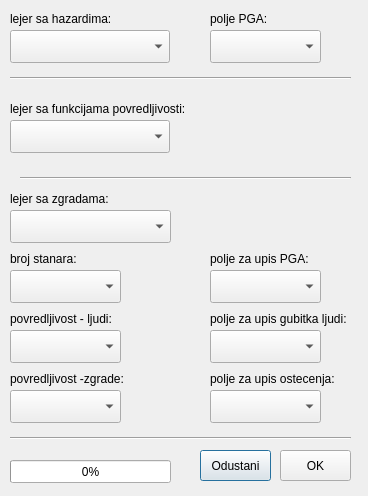
<?xml version="1.0" encoding="UTF-8"?>
<ui version="4.0">
 <class>ZRiskDialogBase</class>
 <widget class="QDialog" name="ZRiskDialogBase">
  <property name="geometry">
   <rect>
    <x>0</x>
    <y>0</y>
    <width>368</width>
    <height>496</height>
   </rect>
  </property>
  <property name="minimumSize">
   <size>
    <width>200</width>
    <height>200</height>
   </size>
  </property>
  <property name="maximumSize">
   <size>
    <width>465</width>
    <height>496</height>
   </size>
  </property>
  <property name="windowTitle">
   <string>ZRisk</string>
  </property>
  <property name="sizeGripEnabled">
   <bool>false</bool>
  </property>
  <property name="modal">
   <bool>false</bool>
  </property>
  <widget class="QgsFieldComboBox" name="mFieldComboBoxHPGA">
   <property name="geometry">
    <rect>
     <x>210</x>
     <y>30</y>
     <width>111</width>
     <height>33</height>
    </rect>
   </property>
  </widget>
  <widget class="QgsMapLayerComboBox" name="mMapLayerComboBoxHazard">
   <property name="geometry">
    <rect>
     <x>10</x>
     <y>30</y>
     <width>160</width>
     <height>33</height>
    </rect>
   </property>
  </widget>
  <widget class="QLabel" name="label_lay_hazard">
   <property name="geometry">
    <rect>
     <x>10</x>
     <y>10</y>
     <width>161</width>
     <height>17</height>
    </rect>
   </property>
   <property name="text">
    <string>lejer sa hazardima:</string>
   </property>
  </widget>
  <widget class="QLabel" name="label_h_PGA">
   <property name="geometry">
    <rect>
     <x>210</x>
     <y>10</y>
     <width>111</width>
     <height>17</height>
    </rect>
   </property>
   <property name="text">
    <string>polje PGA:</string>
   </property>
  </widget>
  <widget class="QgsMapLayerComboBox" name="mMapLayerComboBoxPovredljivost">
   <property name="geometry">
    <rect>
     <x>10</x>
     <y>120</y>
     <width>160</width>
     <height>33</height>
    </rect>
   </property>
  </widget>
  <widget class="QLabel" name="label_lay_CSV">
   <property name="geometry">
    <rect>
     <x>10</x>
     <y>100</y>
     <width>251</width>
     <height>17</height>
    </rect>
   </property>
   <property name="text">
    <string>lejer sa funkcijama povredljivosti:</string>
   </property>
  </widget>
  <widget class="QgsMapLayerComboBox" name="mMapLayerComboBoxZgrade">
   <property name="geometry">
    <rect>
     <x>10</x>
     <y>210</y>
     <width>161</width>
     <height>33</height>
    </rect>
   </property>
  </widget>
  <widget class="QLabel" name="label_lay_zgrade">
   <property name="geometry">
    <rect>
     <x>10</x>
     <y>190</y>
     <width>161</width>
     <height>17</height>
    </rect>
   </property>
   <property name="text">
    <string>lejer sa zgradama:</string>
   </property>
  </widget>
  <widget class="QgsFieldComboBox" name="mFieldComboBoxZPGA">
   <property name="geometry">
    <rect>
     <x>210</x>
     <y>270</y>
     <width>111</width>
     <height>33</height>
    </rect>
   </property>
  </widget>
  <widget class="Line" name="line">
   <property name="geometry">
    <rect>
     <x>10</x>
     <y>70</y>
     <width>341</width>
     <height>16</height>
    </rect>
   </property>
   <property name="orientation">
    <enum>Qt::Horizontal</enum>
   </property>
  </widget>
  <widget class="Line" name="line_2">
   <property name="geometry">
    <rect>
     <x>20</x>
     <y>170</y>
     <width>331</width>
     <height>16</height>
    </rect>
   </property>
   <property name="orientation">
    <enum>Qt::Horizontal</enum>
   </property>
  </widget>
  <widget class="QgsFieldComboBox" name="mFieldComboBoxOstecenje">
   <property name="geometry">
    <rect>
     <x>210</x>
     <y>390</y>
     <width>111</width>
     <height>33</height>
    </rect>
   </property>
  </widget>
  <widget class="QgsFieldComboBox" name="mFieldComboBoxLJudi">
   <property name="geometry">
    <rect>
     <x>210</x>
     <y>330</y>
     <width>111</width>
     <height>33</height>
    </rect>
   </property>
  </widget>
  <widget class="QLabel" name="label_z_PGA">
   <property name="geometry">
    <rect>
     <x>210</x>
     <y>250</y>
     <width>161</width>
     <height>17</height>
    </rect>
   </property>
   <property name="text">
    <string>polje za upis PGA:</string>
   </property>
  </widget>
  <widget class="QLabel" name="label_z_ostecenje">
   <property name="geometry">
    <rect>
     <x>210</x>
     <y>370</y>
     <width>131</width>
     <height>17</height>
    </rect>
   </property>
   <property name="text">
    <string>polje za upis ostecenja:</string>
   </property>
  </widget>
  <widget class="QLabel" name="label_z_ljudi">
   <property name="geometry">
    <rect>
     <x>210</x>
     <y>310</y>
     <width>151</width>
     <height>17</height>
    </rect>
   </property>
   <property name="text">
    <string>polje za upis gubitka ljudi:</string>
   </property>
  </widget>
  <widget class="Line" name="line_3">
   <property name="geometry">
    <rect>
     <x>10</x>
     <y>430</y>
     <width>341</width>
     <height>16</height>
    </rect>
   </property>
   <property name="orientation">
    <enum>Qt::Horizontal</enum>
   </property>
  </widget>
  <widget class="QgsFieldComboBox" name="mFieldComboBoxStanari">
   <property name="geometry">
    <rect>
     <x>10</x>
     <y>270</y>
     <width>111</width>
     <height>33</height>
    </rect>
   </property>
  </widget>
  <widget class="QLabel" name="label_z_stanari">
   <property name="geometry">
    <rect>
     <x>10</x>
     <y>250</y>
     <width>81</width>
     <height>17</height>
    </rect>
   </property>
   <property name="text">
    <string>broj stanara:</string>
   </property>
  </widget>
  <widget class="QgsFieldComboBox" name="mFieldComboBoxKljudi">
   <property name="geometry">
    <rect>
     <x>10</x>
     <y>330</y>
     <width>111</width>
     <height>33</height>
    </rect>
   </property>
  </widget>
  <widget class="QgsFieldComboBox" name="mFieldComboBoxKpovred">
   <property name="geometry">
    <rect>
     <x>10</x>
     <y>390</y>
     <width>111</width>
     <height>33</height>
    </rect>
   </property>
  </widget>
  <widget class="QLabel" name="label_z_krivaLjudi">
   <property name="geometry">
    <rect>
     <x>10</x>
     <y>310</y>
     <width>161</width>
     <height>17</height>
    </rect>
   </property>
   <property name="text">
    <string>povredljivost - ljudi:</string>
   </property>
  </widget>
  <widget class="QLabel" name="label_z_krivaPovredljivosti">
   <property name="geometry">
    <rect>
     <x>10</x>
     <y>370</y>
     <width>131</width>
     <height>17</height>
    </rect>
   </property>
   <property name="text">
    <string>povredljivost -zgrade:</string>
   </property>
  </widget>
  <widget class="QProgressBar" name="progressBar">
   <property name="geometry">
    <rect>
     <x>10</x>
     <y>460</y>
     <width>161</width>
     <height>23</height>
    </rect>
   </property>
   <property name="value">
    <number>0</number>
   </property>
  </widget>
  <widget class="QPushButton" name="pushButtonOdustani">
   <property name="geometry">
    <rect>
     <x>200</x>
     <y>450</y>
     <width>71</width>
     <height>31</height>
    </rect>
   </property>
   <property name="text">
    <string>Odustani</string>
   </property>
  </widget>
  <widget class="QPushButton" name="pushButtonOK">
   <property name="geometry">
    <rect>
     <x>280</x>
     <y>450</y>
     <width>71</width>
     <height>31</height>
    </rect>
   </property>
   <property name="text">
    <string>OK</string>
   </property>
  </widget>
 </widget>
 <customwidgets>
  <customwidget>
   <class>QgsFieldComboBox</class>
   <extends>QComboBox</extends>
   <header>qgsfieldcombobox.h</header>
  </customwidget>
  <customwidget>
   <class>QgsMapLayerComboBox</class>
   <extends>QComboBox</extends>
   <header>qgsmaplayercombobox.h</header>
  </customwidget>
 </customwidgets>
 <resources/>
 <connections/>
</ui>
